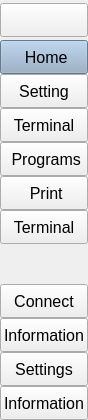
     <widget class="QCustomSlideMenu" name="leftMenuContainer" native="true">
      <property name="sizePolicy">
       <sizepolicy hsizetype="Fixed" vsizetype="Expanding">
        <horstretch>0</horstretch>
        <verstretch>0</verstretch>
       </sizepolicy>
      </property>
      <property name="maximumSize">
       <size>
        <width>45</width>
        <height>16777215</height>
       </size>
      </property>
      <layout class="QVBoxLayout" name="verticalLayout">
       <property name="spacing">
        <number>0</number>
       </property>
       <property name="leftMargin">
        <number>0</number>
       </property>
       <property name="topMargin">
        <number>0</number>
       </property>
       <property name="rightMargin">
        <number>0</number>
       </property>
       <property name="bottomMargin">
        <number>0</number>
       </property>
       <item>
        <widget class="QWidget" name="leftMenuSubContainer" native="true">
         <layout class="QVBoxLayout" name="verticalLayout_5">
          <property name="spacing">
           <number>0</number>
          </property>
          <property name="leftMargin">
           <number>0</number>
          </property>
          <property name="topMargin">
           <number>0</number>
          </property>
          <property name="rightMargin">
           <number>0</number>
          </property>
          <property name="bottomMargin">
           <number>0</number>
          </property>
          <item alignment="Qt::AlignmentFlag::AlignTop">
           <widget class="QFrame" name="topFrame">
            <property name="minimumSize">
             <size>
              <width>0</width>
              <height>40</height>
             </size>
            </property>
            <property name="frameShape">
             <enum>QFrame::Shape::NoFrame</enum>
            </property>
            <property name="frameShadow">
             <enum>QFrame::Shadow::Plain</enum>
            </property>
            <layout class="QVBoxLayout" name="verticalLayout_2" stretch="0">
             <property name="spacing">
              <number>0</number>
             </property>
             <property name="leftMargin">
              <number>0</number>
             </property>
             <property name="topMargin">
              <number>0</number>
             </property>
             <property name="rightMargin">
              <number>0</number>
             </property>
             <property name="bottomMargin">
              <number>0</number>
             </property>
             <item>
              <widget class="QPushButton" name="menuPushButton">
               <property name="minimumSize">
                <size>
                 <width>0</width>
                 <height>34</height>
                </size>
               </property>
               <property name="toolTip">
                <string>Menu</string>
               </property>
               <property name="text">
                <string/>
               </property>
               <property name="icon">
                <iconset resource="resources.qrc">
                 <normaloff>:/icons/icons/align-justify.svg</normaloff>:/icons/icons/align-justify.svg</iconset>
               </property>
               <property name="iconSize">
                <size>
                 <width>24</width>
                 <height>24</height>
                </size>
               </property>
              </widget>
             </item>
            </layout>
           </widget>
          </item>
          <item alignment="Qt::AlignmentFlag::AlignTop">
           <widget class="QFrame" name="middleFrame">
            <property name="minimumSize">
             <size>
              <width>0</width>
              <height>120</height>
             </size>
            </property>
            <property name="frameShape">
             <enum>QFrame::Shape::NoFrame</enum>
            </property>
            <property name="frameShadow">
             <enum>QFrame::Shadow::Plain</enum>
            </property>
            <layout class="QVBoxLayout" name="verticalLayout_3">
             <property name="spacing">
              <number>0</number>
             </property>
             <property name="leftMargin">
              <number>0</number>
             </property>
             <property name="topMargin">
              <number>0</number>
             </property>
             <property name="rightMargin">
              <number>0</number>
             </property>
             <property name="bottomMargin">
              <number>0</number>
             </property>
             <item>
              <widget class="QPushButton" name="homePushButton">
               <property name="minimumSize">
                <size>
                 <width>0</width>
                 <height>34</height>
                </size>
               </property>
               <property name="font">
                <font>
                 <pointsize>12</pointsize>
                </font>
               </property>
               <property name="toolTip">
                <string>Jog Page</string>
               </property>
               <property name="layoutDirection">
                <enum>Qt::LayoutDirection::LeftToRight</enum>
               </property>
               <property name="styleSheet">
                <string notr="true">background-color: rgb(144, 170, 197);</string>
               </property>
               <property name="text">
                <string> Home</string>
               </property>
               <property name="icon">
                <iconset resource="resources.qrc">
                 <normaloff>:/icons/icons/home.svg</normaloff>:/icons/icons/home.svg</iconset>
               </property>
               <property name="iconSize">
                <size>
                 <width>24</width>
                 <height>24</height>
                </size>
               </property>
              </widget>
             </item>
             <item>
              <widget class="QPushButton" name="laserPushButton">
               <property name="minimumSize">
                <size>
                 <width>0</width>
                 <height>34</height>
                </size>
               </property>
               <property name="font">
                <font>
                 <pointsize>12</pointsize>
                 <bold>false</bold>
                </font>
               </property>
               <property name="toolTip">
                <string>Setting Page</string>
               </property>
               <property name="text">
                <string>Setting</string>
               </property>
               <property name="icon">
                <iconset resource="resources.qrc">
                 <normaloff>:/icons/icons/tool.svg</normaloff>:/icons/icons/tool.svg</iconset>
               </property>
               <property name="iconSize">
                <size>
                 <width>24</width>
                 <height>24</height>
                </size>
               </property>
              </widget>
             </item>
             <item>
              <widget class="QPushButton" name="syringflushPushButton">
               <property name="minimumSize">
                <size>
                 <width>0</width>
                 <height>34</height>
                </size>
               </property>
               <property name="font">
                <font>
                 <pointsize>12</pointsize>
                </font>
               </property>
               <property name="toolTip">
                <string>Terminal Page</string>
               </property>
               <property name="text">
                <string>Terminal</string>
               </property>
               <property name="icon">
                <iconset resource="resources.qrc">
                 <normaloff>:/icons/icons/folder.svg</normaloff>:/icons/icons/folder.svg</iconset>
               </property>
               <property name="iconSize">
                <size>
                 <width>24</width>
                 <height>24</height>
                </size>
               </property>
              </widget>
             </item>
             <item>
              <widget class="QPushButton" name="programsPushButton">
               <property name="minimumSize">
                <size>
                 <width>0</width>
                 <height>34</height>
                </size>
               </property>
               <property name="font">
                <font>
                 <pointsize>12</pointsize>
                </font>
               </property>
               <property name="toolTip">
                <string>Program Page</string>
               </property>
               <property name="text">
                <string> Programs</string>
               </property>
               <property name="icon">
                <iconset resource="resources.qrc">
                 <normaloff>:/icons/icons/list.svg</normaloff>:/icons/icons/list.svg</iconset>
               </property>
               <property name="iconSize">
                <size>
                 <width>24</width>
                 <height>24</height>
                </size>
               </property>
              </widget>
             </item>
             <item>
              <widget class="QPushButton" name="printPushButton">
               <property name="minimumSize">
                <size>
                 <width>0</width>
                 <height>34</height>
                </size>
               </property>
               <property name="font">
                <font>
                 <pointsize>12</pointsize>
                </font>
               </property>
               <property name="toolTip">
                <string>Print Page</string>
               </property>
               <property name="text">
                <string> Print</string>
               </property>
               <property name="icon">
                <iconset resource="resources.qrc">
                 <normaloff>:/icons/icons/printer.svg</normaloff>:/icons/icons/printer.svg</iconset>
               </property>
               <property name="iconSize">
                <size>
                 <width>24</width>
                 <height>24</height>
                </size>
               </property>
              </widget>
             </item>
             <item>
              <widget class="QPushButton" name="terminalPushButton">
               <property name="minimumSize">
                <size>
                 <width>0</width>
                 <height>34</height>
                </size>
               </property>
               <property name="font">
                <font>
                 <pointsize>12</pointsize>
                </font>
               </property>
               <property name="toolTip">
                <string>Terminal Page</string>
               </property>
               <property name="text">
                <string>Terminal</string>
               </property>
               <property name="icon">
                <iconset resource="resources.qrc">
                 <normaloff>:/icons/icons/monitor.svg</normaloff>:/icons/icons/monitor.svg</iconset>
               </property>
               <property name="iconSize">
                <size>
                 <width>24</width>
                 <height>24</height>
                </size>
               </property>
              </widget>
             </item>
            </layout>
           </widget>
          </item>
          <item>
           <spacer name="verticalSpacer">
            <property name="orientation">
             <enum>Qt::Orientation::Vertical</enum>
            </property>
            <property name="sizeHint" stdset="0">
             <size>
              <width>20</width>
              <height>40</height>
             </size>
            </property>
           </spacer>
          </item>
          <item alignment="Qt::AlignmentFlag::AlignBottom">
           <widget class="QFrame" name="bottomFrame">
            <property name="minimumSize">
             <size>
              <width>0</width>
              <height>120</height>
             </size>
            </property>
            <property name="frameShape">
             <enum>QFrame::Shape::NoFrame</enum>
            </property>
            <property name="frameShadow">
             <enum>QFrame::Shadow::Plain</enum>
            </property>
            <layout class="QVBoxLayout" name="verticalLayout_4">
             <property name="spacing">
              <number>0</number>
             </property>
             <property name="leftMargin">
              <number>0</number>
             </property>
             <property name="topMargin">
              <number>0</number>
             </property>
             <property name="rightMargin">
              <number>0</number>
             </property>
             <property name="bottomMargin">
              <number>0</number>
             </property>
             <item>
              <widget class="QPushButton" name="comPushButton">
               <property name="minimumSize">
                <size>
                 <width>0</width>
                 <height>34</height>
                </size>
               </property>
               <property name="font">
                <font>
                 <pointsize>12</pointsize>
                </font>
               </property>
               <property name="toolTip">
                <string>Com</string>
               </property>
               <property name="text">
                <string>Connect</string>
               </property>
               <property name="icon">
                <iconset resource="resources.qrc">
                 <normaloff>:/icons/icons/link.svg</normaloff>:/icons/icons/link.svg</iconset>
               </property>
               <property name="iconSize">
                <size>
                 <width>24</width>
                 <height>24</height>
                </size>
               </property>
              </widget>
             </item>
             <item>
              <widget class="QPushButton" name="blackcomPushButton">
               <property name="minimumSize">
                <size>
                 <width>0</width>
                 <height>34</height>
                </size>
               </property>
               <property name="font">
                <font>
                 <pointsize>12</pointsize>
                </font>
               </property>
               <property name="toolTip">
                <string>Info</string>
               </property>
               <property name="text">
                <string>Information</string>
               </property>
               <property name="icon">
                <iconset resource="resources.qrc">
                 <normaloff>:/icons/icons/link-2.svg</normaloff>:/icons/icons/link-2.svg</iconset>
               </property>
               <property name="iconSize">
                <size>
                 <width>24</width>
                 <height>24</height>
                </size>
               </property>
              </widget>
             </item>
             <item>
              <widget class="QPushButton" name="settingsPushButton">
               <property name="minimumSize">
                <size>
                 <width>0</width>
                 <height>34</height>
                </size>
               </property>
               <property name="font">
                <font>
                 <pointsize>12</pointsize>
                </font>
               </property>
               <property name="text">
                <string>Settings</string>
               </property>
               <property name="icon">
                <iconset resource="resources.qrc">
                 <normaloff>:/icons/icons/settings.svg</normaloff>:/icons/icons/settings.svg</iconset>
               </property>
               <property name="iconSize">
                <size>
                 <width>24</width>
                 <height>24</height>
                </size>
               </property>
              </widget>
             </item>
             <item>
              <widget class="QPushButton" name="infoPushButton">
               <property name="minimumSize">
                <size>
                 <width>0</width>
                 <height>34</height>
                </size>
               </property>
               <property name="font">
                <font>
                 <pointsize>12</pointsize>
                </font>
               </property>
               <property name="toolTip">
                <string>Info</string>
               </property>
               <property name="text">
                <string>Information</string>
               </property>
               <property name="icon">
                <iconset resource="resources.qrc">
                 <normaloff>:/icons/icons/info.svg</normaloff>:/icons/icons/info.svg</iconset>
               </property>
               <property name="iconSize">
                <size>
                 <width>24</width>
                 <height>24</height>
                </size>
               </property>
              </widget>
             </item>
            </layout>
           </widget>
          </item>
         </layout>
        </widget>
       </item>
      </layout>
     </widget>
